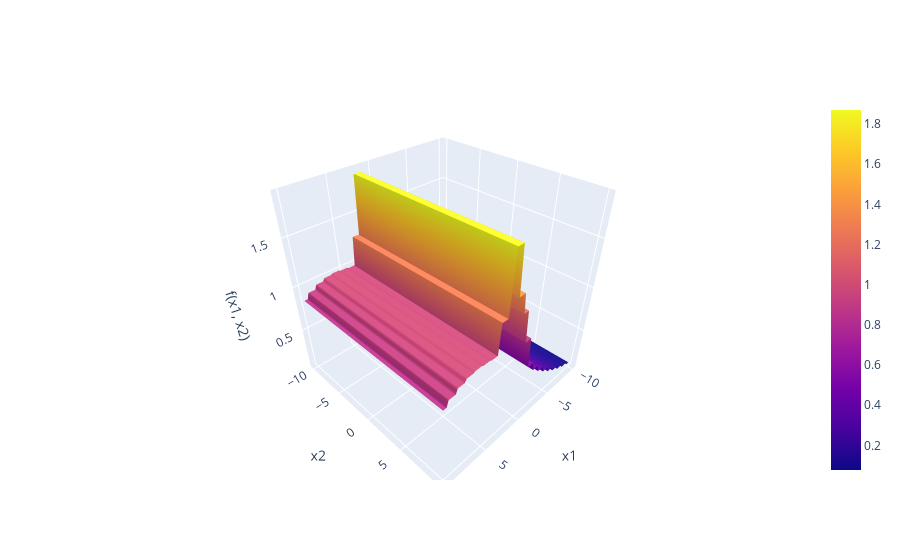

Notebook code cell kept with this figure:
### Code cell
import torch
import numpy as np
import plotly.graph_objs as go

func = test_function

# 2次元グリッドを作成
x = np.linspace(-10, 10, 100)
y = np.linspace(-10, 10, 100)
X, Y = np.meshgrid(x, y)
Z = np.zeros_like(X)

# 各グリッド点でSchubert関数を計算
for i in range(X.shape[0]):
    for j in range(X.shape[1]):
        point = torch.tensor([[X[i, j].round(), Y[i, j].round()]], dtype=torch.float32)
        Z[i, j] = func(point).item()

# Plotlyで3Dプロットを作成
fig = go.Figure(data=[go.Surface(z=Z, x=X, y=Y)])
fig.update_layout(title='', autosize=False,
                  scene=dict(
                      xaxis_title='x1',
                      yaxis_title='x2',
                      zaxis_title='f(x1, x2)'
                  ))

fig.show()

### Figure 1 — Plotly figure (JSON) as saved in the notebook; plotly's stock layout.template omitted (floating-point values rounded to 4 significant figures; data arrays with more than 128 entries replaced by an {"elided": "..."} marker saying what was removed)
{"data": [{"type": "surface", "x": {"elided": "100x100 float values"}, "y": {"elided": "100x100 float values"}, "z": {"elided": "100x100 float values"}}], "layout": {"autosize": false, "scene": {"xaxis": {"title": {"text": "x1"}}, "yaxis": {"title": {"text": "x2"}}, "zaxis": {"title": {"text": "f(x1, x2)"}}}, "title": {"text": ""}}}
